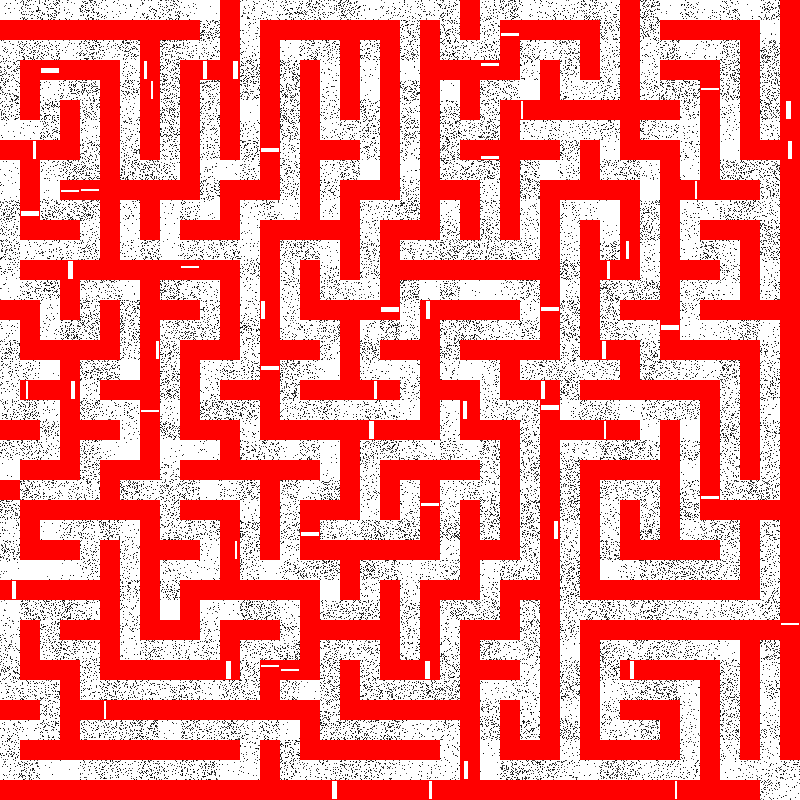
#> input picture mazes/maze_01.png, 800 x 800 px; its folder holds 4 pictures in this run
$ python solution_code.py
#> lines starting #> are read from the running program, lines starting #| are printed output that depends on the picture
import cv2
import os
from collections import deque

N = 40
CELL = 20
MOD = 1000000007

def image_to_grid(img):

    grid = []

    for row in range(N):

        current_row = []

        for col in range(N):

            red_count = 0

            for y in range(row * CELL, (row + 1) * CELL):
                for x in range(col * CELL, (col + 1) * CELL):

                    b, g, r = img[y, x]

                    if r > 180 and g < 100 and b < 100:
                        red_count += 1

            if red_count > (CELL * CELL) // 2:
                current_row.append(1)
            else:
                current_row.append(0)

        grid.append(current_row)

    return grid


def shortest_path(grid):

    queue = deque()
    queue.append((0, 0))

    visited = [[False] * N for _ in range(N)]
    parent = [[None] * N for _ in range(N)]

    visited[0][0] = True

    directions = [
        (-1, 0),
        (1, 0),
        (0, -1),
        (0, 1)
    ]

    while queue:

        r, c = queue.popleft()

        if r == N - 1 and c == N - 1:
         break

        for dr, dc in directions:

            nr = r + dr
            nc = c + dc

            if nr < 0 or nr >= N:
                continue

            if nc < 0 or nc >= N:
                continue

            if grid[nr][nc] == 1:
                continue

            if visited[nr][nc]:
                continue

            visited[nr][nc] = True
            parent[nr][nc] = (r, c)

            queue.append((nr, nc))

    if not visited[N - 1][N - 1]:
        return []

    path = []

    r = N - 1
    c = N - 1

    while (r, c) != (0, 0):

        path.append((r, c))
        r, c = parent[r][c]

    path.append((0, 0))
    path.reverse()

    return path

def draw_solution(grid, path):

    img = 255 * \
        __import__("numpy").ones((N * CELL, N * CELL, 3), dtype="uint8")

    for r in range(N):
        for c in range(N):

            y1 = r * CELL
            y2 = (r + 1) * CELL

            x1 = c * CELL
            x2 = (c + 1) * CELL

            if grid[r][c] == 1:
                img[y1:y2, x1:x2] = (0, 0, 255)

    for r, c in path:

        y1 = r * CELL
        y2 = (r + 1) * CELL

        x1 = c * CELL
        x2 = (c + 1) * CELL

        img[y1:y2, x1:x2] = (0, 255, 0)

    return img

def draw_impossible():

    import numpy as np

    img = np.zeros((800, 800, 3), dtype="uint8")
    img[:] = (255, 0, 0)

    cv2.putText(
        img,
        "IMPOSSIBLE, LACHURE SIR TRICKED ME",
        (40, 400),
        cv2.FONT_HERSHEY_SIMPLEX,
        0.8,
        (255, 255, 255),
        2
    )

    return img

def main():

    if not os.path.exists("mazes"):
        print("mazes folder not found")
        return

    os.makedirs("answers", exist_ok=True)

    files = []

    for file in os.listdir("mazes"):

        if file.endswith(".png"):
            files.append(file)
#> pass 2 of the loop in main, `for file in os.listdir("mazes"):`:

    files.sort()

    password = 1

    valid_count = 0
    impossible_count = 0

    log = open("runlog.txt", "w")

    for file in files:

        path = os.path.join("mazes", file)

        img = cv2.imread(path)
#> img is the input picture: shape (800, 800, 3); mean B, G, R 115.1, 115.1, 241.2

        if img is None:
            continue

        grid = image_to_grid(img)
#> after the loop in image_to_grid, `for row in range(N):`: grid = 40 items
#> grid = 40 items

        shortest = shortest_path(grid)
#> shortest = []

        output_file = os.path.join("answers", file)

        if len(shortest) == 0:

            impossible_count += 1

            cv2.imwrite(
                output_file,
                draw_impossible()
            )
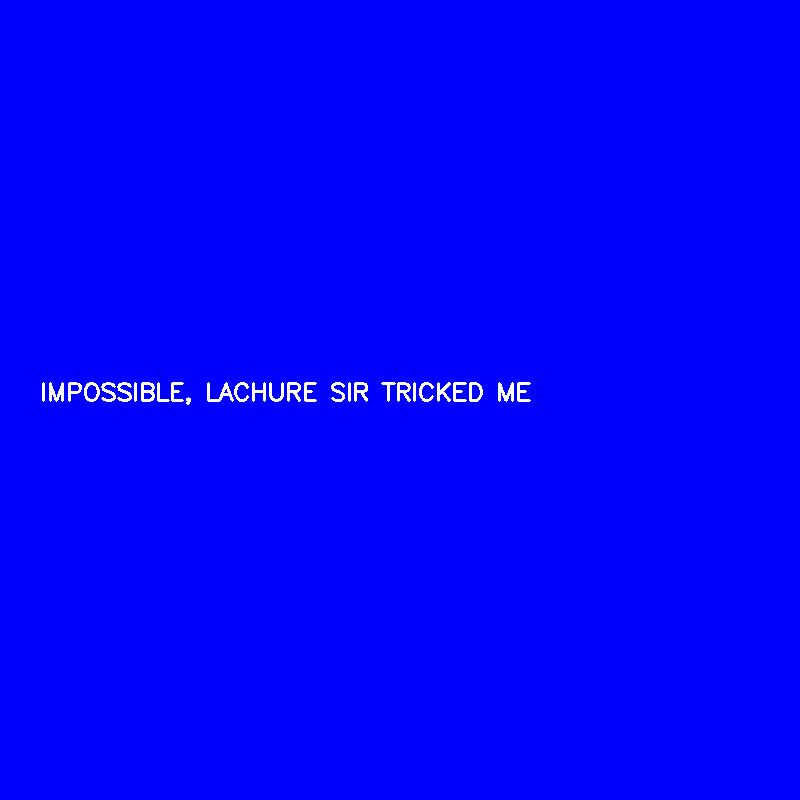
#> saved as maze_01.png: shape (800, 800, 3); mean B, G, R 255, 1.5, 1.5

            message = file + " -> IMPOSSIBLE"

        else:

            valid_count += 1

            length = len(shortest)

            password = (password * length) % MOD

            solved = draw_solution(
                grid,
                shortest
            )

            cv2.imwrite(
                output_file,
                solved
            )

            message = file + " -> path length = " + str(length)

        print(message)
        log.write(message + "\n")
#> pass 2 of the loop in main, `for file in files:`:
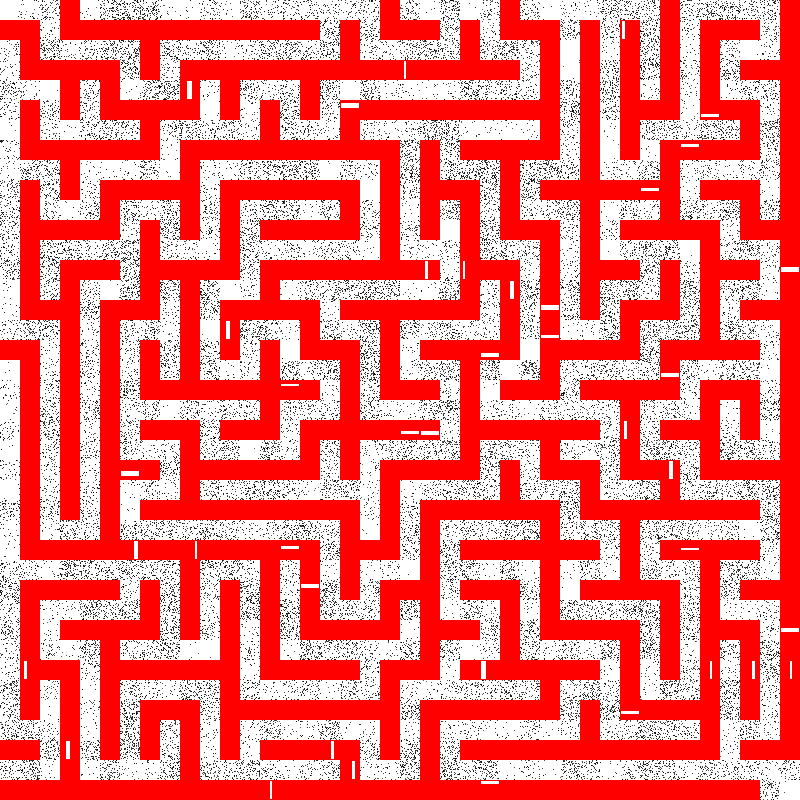
#> input picture mazes/maze_02.png, 800 x 800 px
#> in main, img is the input picture: shape (800, 800, 3); mean B, G, R 115.1, 115.1, 241.3
#> shortest = 287 pairs, first value 0 to 39, second value 0 to 39
#> length = 287
#> the loop in draw_solution, `for r, c in path: ` made 287 passes
#> (r, c, y1, y2, x1, x2) on passes 1 to 3: (0, 0, 0, 20, 0, 20), (0, 1, 0, 20, 20, 40), (0, 2, 0, 20, 40, 60)
#> after the loop in draw_solution, `for r, c in path:`:
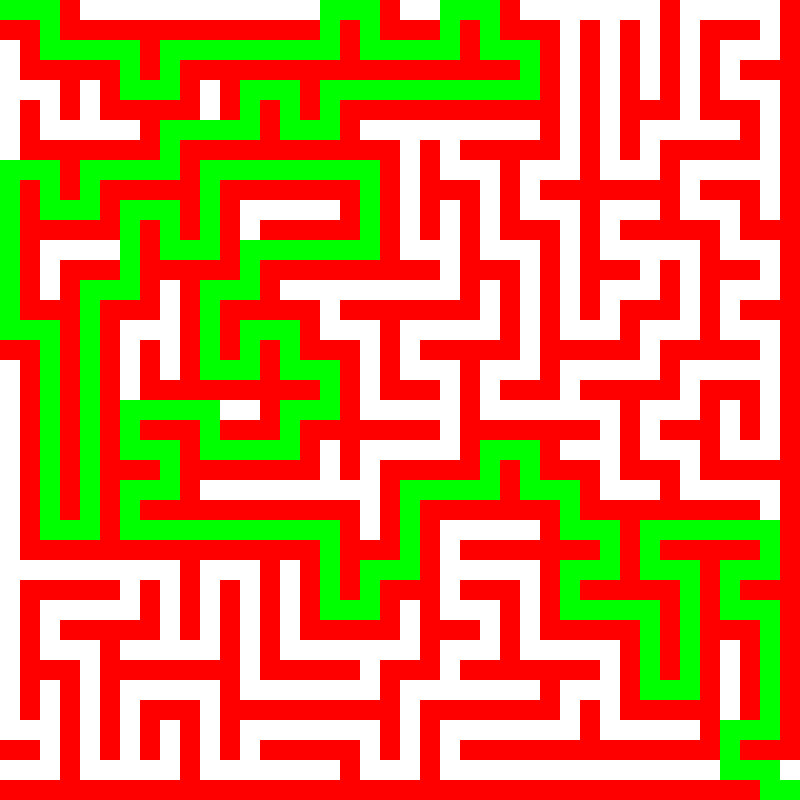
#> img: shape (800, 800, 3); mean of channels 0, 1, 2 82.1, 127.8, 209.3; drawn as B, G, R
#> message = 'maze_02.png -> path length = 287'
#| maze_02.png -> path length = 287

    log.write("\n")
    log.write("Valid mazes: " + str(valid_count) + "\n")
    log.write("Impossible mazes: " + str(impossible_count) + "\n")
    log.write("Password: " + str(password) + "\n")

    log.close()

    with open("password.txt", "w") as f:
        f.write(str(password))

    print("\nPassword =", password)
#| Password = 107625


main()
